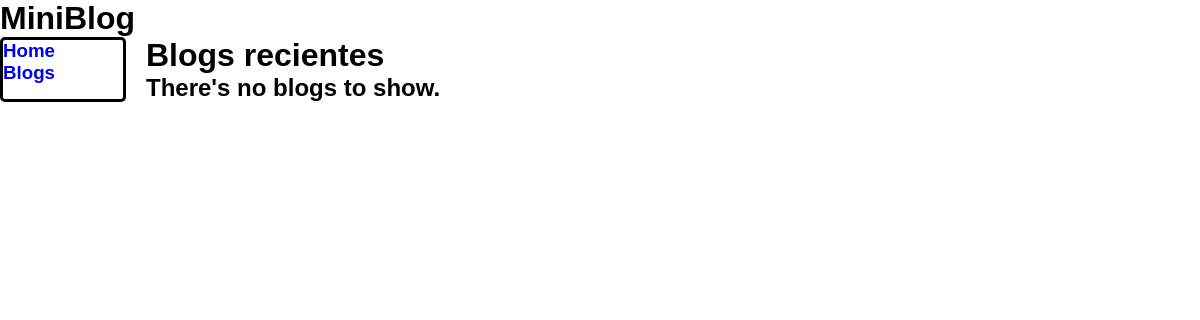
The page /blog/blogs/ on the database as committed earlier.
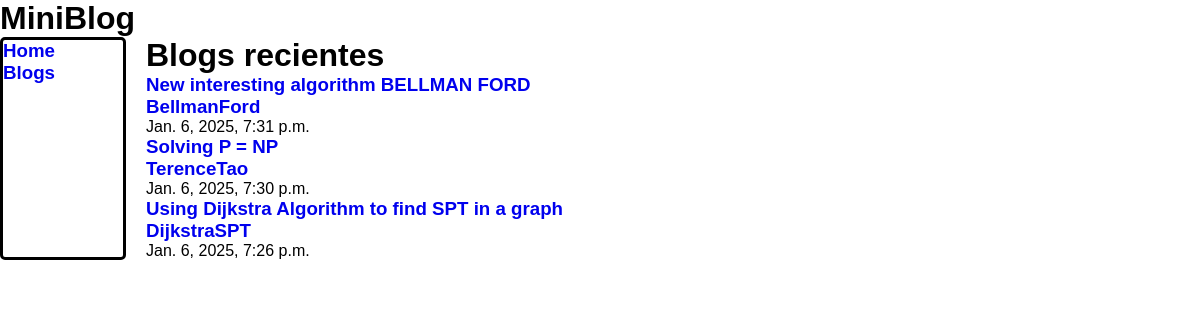
The same page on the database as committed later.
### blog/models.py (models this page shows, shortened)
class Blog(models.Model):
  title = models.CharField(max_length=100, help_text=_('Enter the title of the blog'))
  content = models.TextField(help_text=_('Enter the content of the blog'))
  date_posted = models.DateTimeField(auto_now_add=True, help_text=_('Enter the date the blog was posted'))
  blogger = models.ForeignKey('Blogger', related_name='blogs', help_text=_('Select the blogger that writes this post'), on_delete=models.DO_NOTHING) # from blogger we acces blogs using related_name
  def get_absolute_url(self):
    return reverse('blog-detail', kwargs={'pk': self.pk})
  class Meta:
    db_table = 'blog'

class Blogger(models.Model):
  username = models.CharField(max_length=100, help_text=_('Enter the username of the blogger'))
  email = models.EmailField(help_text=_('Enter the email of the blogger'))
  bio = models.TextField(help_text=_('Enter the bio of the blogger'))
  def __str__(self):
    return self.username
  def get_absolute_url(self):
    return reverse('blogger-detail', kwargs={'pk': self.pk})
  class Meta:
    db_table = 'blogger'

### blog/views.py (the view)
# urls.py: path('blogs/', views.BlogListView.as_view(), name='blogs'),
class BlogListView(ListView):
  model = Blog
  template_name = 'blogs/list.html'
  context_object_name = 'blogs'
  ordering = ['-date_posted']

### blog/templates/blogs/list.html
{% extends "base_layout.html" %}
{% block content %}
  <h1>Blogs recientes</h1>
  <ul>
    {% if not blogs %}
      <h2>There's no blogs to show.</h2>
    {% else %}
      {% for blog in blogs %}
        <div class="post">
          <h3> <a href="{{ blog.get_absolute_url }}">{{blog.title}}</a> </h3>
          <h3> <a href="{{ blog.blogger.get_absolute_url }}">{{blog.blogger}}</a> </h3>
          <p>{{blog.date_posted}}</p>
        </div>
      {% endfor %}
    {% endif %}
  </ul>
{% endblock %}

### mini_blog/templates/base_layout.html (shortened to what this page needs)
<!DOCTYPE html>
<html lang="en">
<head>
  {% load static %}
  <link rel="stylesheet" href="{% static 'main.css' %}">
</head>
<body>
  <header>
    <h1>MiniBlog</h1>
  </header>
  <main>
    <nav>
      <h3> <a href="{% url 'blog' %}">Home</a> </h3>
      <h3> <a href="{% url 'blogs' %}">Blogs</a> </h3>
    </nav>
    <div class="content">
      {% block content %}{% endblock %}
    </div>
  </main>
</body>
</html>

### static/main.css (style rules this page uses)
* { font-family: sans-serif; margin: 0; padding: 0; }
* a { text-decoration: none; }
main { display: flex; flex-direction: row; column-gap: 20px; }
main nav { border: 3px solid black; border-radius: 5px; width: 20vw; min-width: 100px; max-width: 120px; }
main div.content { width: auto; }

Rows that differ between the two databases and show on the page:
added Blog: title "New interesting algorithm BELLMAN FORD", blogger "BellmanFord", date_posted "Jan. 6, 2025, 7:31 p.m."
added Blog: title "Solving P = NP", blogger "TerenceTao", date_posted "Jan. 6, 2025, 7:30 p.m."
added Blog: title "Using Dijkstra Algorithm to find SPT in a graph", blogger "DijkstraSPT", date_posted "Jan. 6, 2025, 7:26 p.m."
Other text that changed with them:
text no longer shown: "There's no blogs to show."
